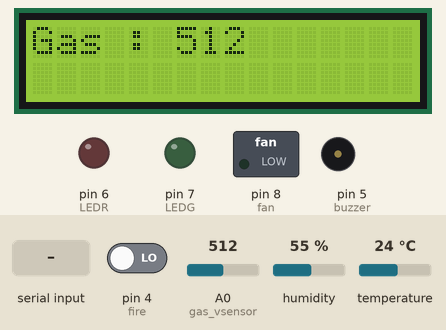
Recording of a sketch running on a simulated Arduino Uno, built with avr-gcc and run on an emulated ATmega328P. Shown: 16×2 character LCD, switched loads named in the sketch (green lamp = pin HIGH), output pins drawn as LEDs (lit = HIGH), buzzer (waves = sounding). The inputs (shaded band) are chosen by the test bench; at power-on: pin 4 (fire) LOW, A0 (gas_vsensor) = 512, humidity 55 %, temperature 24 °C. The modem accepts every AT command (registered, SIM ready, sends succeed) and sends nothing else; what the sketch prints to the serial monitor is not drawn.

Above: at 0.2 s.
At 1.3 s:
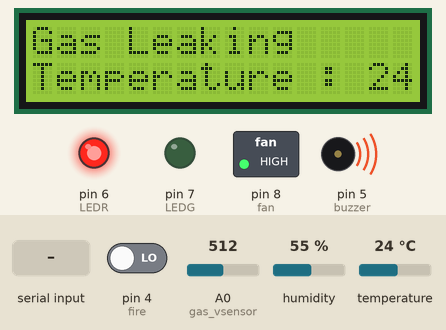
1.4 s: "1" received over the second serial link
At 35.39 s:
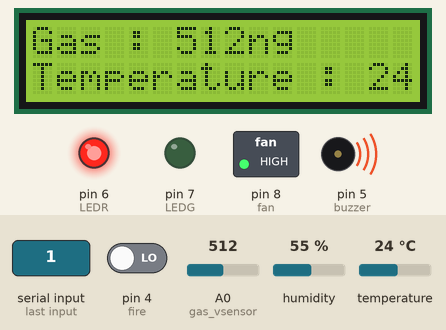
Timing chart, 0 to 36.8 s (numbered marks = the images above; inputs shaded):
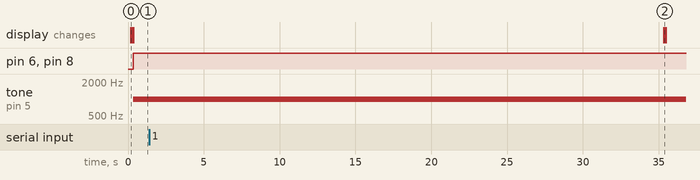

The sketch:

Code.ino
```cpp
#include <SoftwareSerial.h>
#include <dht11.h>
#include <Wire.h>
#include <LiquidCrystal_I2C.h>
#define TX 2
#define RX 3
#define dht_apin 11 // Analog Pin sensor is connected to
#define LEDR 6 //Led
#define LEDG 7//Led
#define fan 8
dht11 dhtObject;
String AP = "Dialog 4G";       // AP NAME
String PASS = "TRDD76R99RH"; // AP PASSWORD
String API = "2UWIAKZO8QTUQMDE";   // Write API KEY
String HOST = "api.thingspeak.com";
String PORT = "80";
int countTrueCommand;
int countTimeCommand;
boolean found = false;
int valSensor = 1;
const int buzzer = 5;//buzzer
int alarm;//aram value to methode
SoftwareSerial mySerial(13,12);
SoftwareSerial esp8266(TX,RX);
LiquidCrystal_I2C lcd(0x27, 16, 2);

void setup() {
  lcd.begin();
  Serial.begin(9600);
  mySerial.begin(9600);
  pinMode(fan, OUTPUT);
  pinMode(LEDR, OUTPUT);
  pinMode(LEDG, OUTPUT);
  pinMode(buzzer, OUTPUT);//buzzer
  pinMode(4,INPUT);//fire
  pinMode(A0,INPUT);//gas vsensor
  esp8266.begin(115200);
  sendCommand("AT",5,"OK");
  sendCommand("AT+CWMODE=1",5,"OK");
  sendCommand("AT+CWJAP=\""+ AP +"\",\""+ PASS +"\"",20,"OK");
}

void loop() {

 /*-----------------------------------------------------------*/
  lcd.backlight();
  lcd.setCursor(0,0);
  lcd.print("Gas : "+getgasValue());
  lcd.setCursor(0,1);
  lcd.print("Temperature : "+getTemperatureValue());
  /*----------------------------------------------------------*/
  warningAlarm();
  /*----------------------------------------------------------*/
 String getData = "GET /update?api_key="+ API +"&field1="+getTemperatureValue()+"&field2="+getHumidityValue()+"&field3="+getgasValue()+"&field4="+getfireValue();
 sendCommand("AT+CIPMUX=1",5,"OK");
 sendCommand("AT+CIPSTART=0,\"TCP\",\""+ HOST +"\","+ PORT,15,"OK");
 sendCommand("AT+CIPSEND=0," +String(getData.length()+4),4,">");
 esp8266.println(getData);delay(1500);countTrueCommand++;
 sendCommand("AT+CIPCLOSE=0",5,"OK");
}

void warningAlarm()
{
alarm=getgastoValue();
if(alarm>50)
 {
  digitalWrite(fan,HIGH);
  digitalWrite(LEDR, HIGH);
  digitalWrite(LEDG, LOW);
  tone(buzzer,1000);
  lcd.backlight();
  lcd.setCursor(0,0);
  lcd.print("Gas Leaking");
  lcd.setCursor(0,1);
  lcd.print("");
  sms();
 }
 else
 {
  digitalWrite(LEDR, LOW);
  digitalWrite(LEDG, HIGH);
  noTone(buzzer);
 }
}


String getTemperatureValue(){

   dhtObject.read(dht_apin);
   Serial.print(" Temperature(C)= ");
   int temp = dhtObject.temperature;
   Serial.println(temp);
   delay(50);
   return String(temp);

}


String getHumidityValue(){

   dhtObject.read(dht_apin);
   Serial.print(" Humidity in %= ");
   int humidity = dhtObject.humidity;
   Serial.println(humidity);
   delay(50);
   return String(humidity);

}


String getgasValue(){
   Serial.print(" Gas(level)= ");
   int val=analogRead(A0);
   Serial.println(val);
   delay(50);
   return String(val);

}

int getgastoValue(){
   Serial.print(" Gas(level)= ");
   int val=analogRead(A0);
   Serial.println(val);
   delay(50);
   return int(val);
}

String getfireValue(){
   Serial.print("fire= ");
   int val=digitalRead(4);
   Serial.println(val);
   delay(50);
   return String(val);
}


void sendCommand(String command, int maxTime, char readReplay[]) {
  Serial.print(countTrueCommand);
  Serial.print(". at command => ");
  Serial.print(command);
  Serial.print(" ");
  while(countTimeCommand < (maxTime*1))
  {
    esp8266.println(command);//at+cipsend
    if(esp8266.find(readReplay))//ok
    {
      found = true;
      break;
    }

    countTimeCommand++;
  }

  if(found == true)
  {
    Serial.println("OYI");
    countTrueCommand++;
    countTimeCommand = 0;
  }

  if(found == false)
  {
    Serial.println("Fail");
    countTrueCommand = 0;
    countTimeCommand = 0;
  }

  found = false;
 }
 void sms()
{
  Serial.println("Initializing...");
  delay(1000);
  mySerial.println("AT"); //Once the handshake test is successful, it will back to OK
  updateSerial();
  mySerial.println("AT+CMGF=1"); // Configuring TEXT mode
  updateSerial();
  mySerial.println("AT+CMGS=\"+94772303895\"");//change ZZ with country code and xxxxxxxxxxx with phone number to sms
  updateSerial();
  mySerial.print("Gas Leakage detected"); //text content
  updateSerial();
  mySerial.write(26);
  delay(30000);
}

void updateSerial()
{
  delay(500);
  while (Serial.available())
  {
    mySerial.write(Serial.read());//Forward what Serial received to Software Serial Port
  }
  while(mySerial.available())
  {
    Serial.write(mySerial.read());//Forward what Software Serial received to Serial Port
  }
}
```
